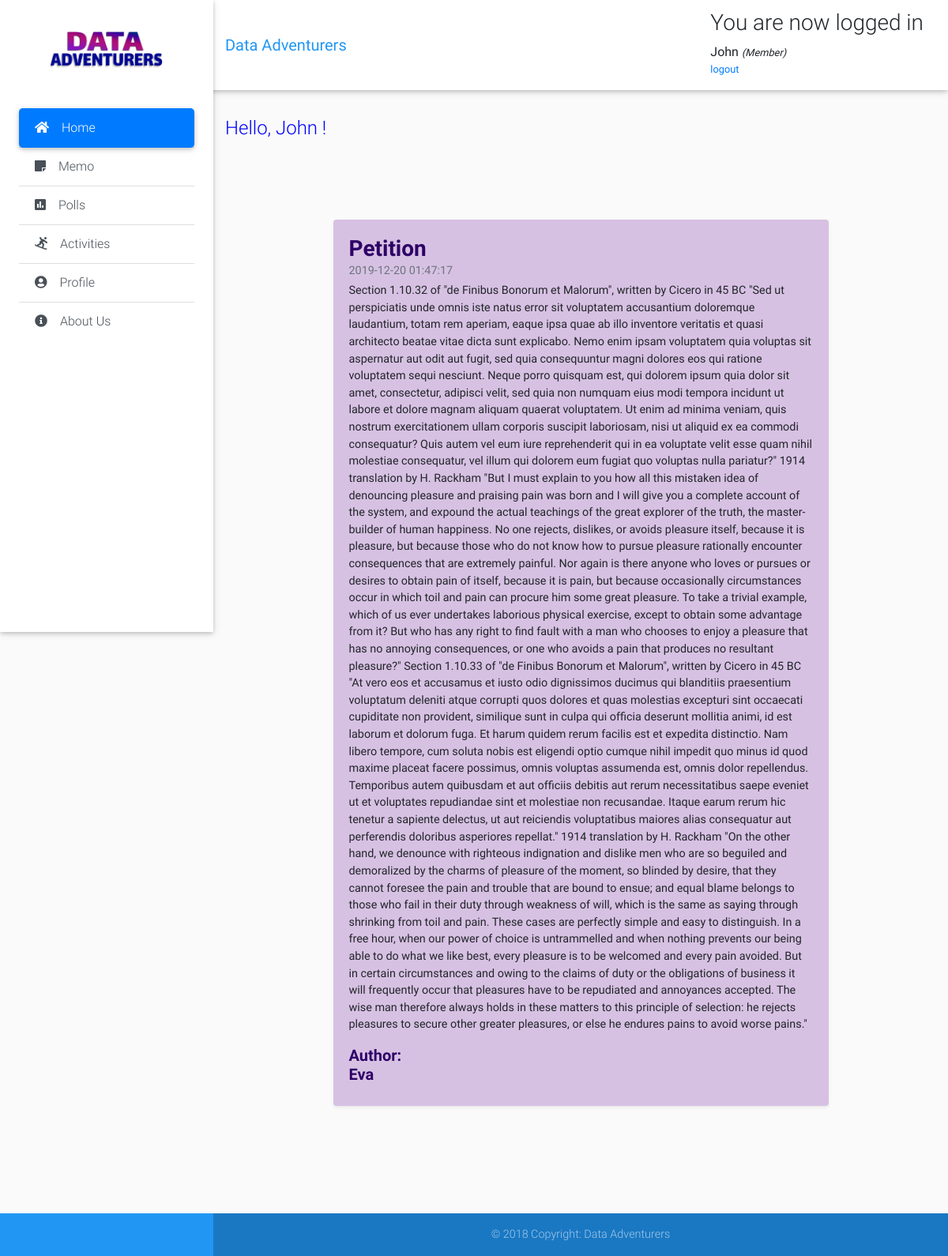
Screenshot of /client-modules/home.php (signed in) with the database file from the repository.
### tables this page shows
CREATE TABLE IF NOT EXISTS `page_info` (
  `id` int(11) NOT NULL AUTO_INCREMENT,
  `about` varchar(1000) NOT NULL,
  `mission` varchar(1000) NOT NULL,
  `vision` varchar(1000) NOT NULL,
  `address` varchar(250) NOT NULL,
  `contact` varchar(250) NOT NULL,
  `email` varchar(250) NOT NULL,
  `image` varchar(1000) NOT NULL,
  PRIMARY KEY (`id`)
);

CREATE TABLE IF NOT EXISTS `announcements` (
  `id` int(11) NOT NULL AUTO_INCREMENT,
  `title` varchar(50) NOT NULL,
  `content` text NOT NULL,
  `author` varchar(50) NOT NULL,
  `date` datetime NOT NULL,
  PRIMARY KEY (`id`)
);

### client-modules/home.php (the view, shortened to what this page needs)
<?php
include "header.php";
 ?>
   <div class="list-group list-group-flush">
     <a href="home.php" class="list-group-item list-group-item-action active waves-effect">
       <i class="fas fa-home mr-3"></i>Home</a>
     <a href="memo.php" class="list-group-item list-group-item-action waves-effect">
       <i class="fas fa-sticky-note mr-3"></i>Memo</a>
     <a href="polls.php" class="list-group-item list-group-item-action waves-effect">
       <i class="fas fa-poll mr-3"></i>Polls</a>
     <a href="activities.php" class="list-group-item list-group-item-action waves-effect">
       <i class="fas fa-snowboarding mr-3"></i>Activities</a>
     <a href="profile.php" class="list-group-item list-group-item-action waves-effect">
       <i class="fas fa-user-circle mr-3"></i>Profile</a>
     <a href="about.php" class="list-group-item list-group-item-action waves-effect">
       <i class="fas fa-info-circle mr-3"></i>About Us</a>
   </div>
<main class="pt-5 mx-lg-6">
  <div class="container-fluid mt-5">
    <div class="page-title">
      <br>
      <br>
        <h4 class="mb-2 mb-sm-0 pt-1">
          <span>Hello, <?php echo $_SESSION ['user']['first_name'] ?> !</span>
        </h4>
      </div>
            <?php
            $result=mysqli_query($link, "SELECT * from announcements order by id DESC");
              echo "<table class='table table-borderless'  cellspacing='0' style='width: 100%'>";
              echo  "<thead>";
              echo  "<tr>";
              echo  "<th>";
              echo "</th>";
              echo  "</tr>";
              echo "</thead>";
              echo "<tbody>";
              while($row=mysqli_fetch_array($result))
              {
                  echo "<tr>";
                  echo "<td>";
                  echo  "<div class='d-flex justify-content-center'>";
                  echo " <div class='col-lg-9'>";
                  echo "<div class='card flex-md-row mb-4 shadow-sm h-md-250' style='background-color:#d7c1e3;'>";
                  echo "<div class='card-body d-flex flex-column align-items-start'>";
                  echo "<h3 class='mb-0' style='font-weight:bold; color:#2e0066'>";
                  echo $row["title"];
                  echo "</h3>";
                  echo "<div class='mb-1 text-muted'>";
                  echo $row["date"];
                  echo "</div>";
                  echo "<p>";
                  echo $row["content"];
                  echo "<h5 style='font-weight:bold; color: #2e0066'>";
                  echo "Author:";
                  echo "<br>";
                  echo $row["author"];   echo "</h5";
                  echo "</div>";
                  echo "</div>";
                  echo "</div>";
                  echo "</td>";
                  echo "</tr>";
               }
              echo "</tbody>";
              echo "</table>";
              ?>
            </div>
</main>
  <?php
  include "footer.php";
  ?>

### client-modules/header.php (shortened to what this page needs)
<?php
include "connection.php";
 ?>
<!DOCTYPE html>
<html lang="en">
<head>
  <link rel="stylesheet" href="https://stackpath.bootstrapcdn.com/bootstrap/4.3.1/css/bootstrap.min.css">
  <link rel="stylesheet" type="text/css" href="https://cdn.datatables.net/v/bs4/dt-1.10.20/datatables.min.css"/>
  <link rel="stylesheet" href="https://use.fontawesome.com/releases/v5.11.2/css/all.css">
  <link href="../css/bootstrap.min.css" rel="stylesheet">
  <link href="../css/mdb.min.css" rel="stylesheet">
  <link href="../css/style.min.css" rel="stylesheet">
  <link href="../css/style.css" rel="stylesheet">
  <body class="grey lighten-5">
    <header>
      <nav class="navbar fixed-top navbar-expand-lg navbar-light white scrolling-navbar">
        <div class="container-fluid">
          <a class="navbar-brand waves-effect" href="about.php" target="_blank">
            <strong class="blue-text">Data Adventurers</strong>
          </a>
          <div class="collapse navbar-collapse" id="navbarSupportedContent">
            <div class="content">
              <?php if (isset($_SESSION['success'])) : ?>
                <div class="error success" >
                  <h3>
                    <?php
                    echo $_SESSION['success'];
                    ?>
                  </h3>
                </div>
              <?php endif ?>
              <div class="profile_info">
                <div>
                  <?php  if (isset($_SESSION['user'])) : ?>
                    <strong>
                      <?php echo
                      $_SESSION['user']['first_name'];
                      ?>
                    </strong>
                    <small>
                      <i>(<?php echo ucfirst($_SESSION['user']['role']); ?>)</i>
                      <br>
                      <ul class="navbar-nav nav-flex-icons">
                        <li class="nav-item">
                          <a href="header.php?logout='1'">logout</a>
                        </li>
                      </ul>
                    </small>
                  <?php endif ?>
                </div>
              </div>
            </div>
          </div>
        </div>
      </nav>
      <div class="sidebar-fixed position-fixed">
        <?php
              $result=mysqli_query($link, "select * from page_info");
              $row=mysqli_fetch_array($result);
              ?>
        <a class="logo-wrapper waves-effect">
          <img src=" <?php echo $row['image']; ?>" class="img-fluid" height="200" width="200" alt="">
        </a>
</head>

### css/style.css (style rules this page uses)
* { padding: 0; margin: 0; }
html { position: relative; min-height: 100%; }
body { margin-bottom: 150px; }
.page-title { margin-bottom: 50px; color: blue; }

### rows the page displays
page_info: image (picture)
announcements: title "Petition", date "2019-12-20 01:47:17", content "Section 1.10.32 of \"de Finibus Bonorum et Malorum\", written by Cicero in 45 BC \"Sed ut perspiciatis unde omnis iste natus error sit voluptatem accusantium doloremque laudantium, totam rem aperiam, eaque ipsa quae ab illo inventore veritatis et quasi architecto beatae vitae dicta sunt explicabo. Nemo enim ipsam voluptatem quia voluptas sit aspernatur aut odit aut fugit, sed quia consequuntur magni dolores eos qui ratione voluptatem sequi nesciunt. Neque porro quisquam est, qui dolorem ipsum quia dolor sit amet, consectetur, adipisci velit, sed quia non numquam eius modi tempora incidunt ut labore et dolore magnam aliquam quaerat voluptatem. Ut enim ad minima veniam, quis nostrum…", author "Eva"

### other values shown
$_SESSION['success'] "You are now logged in"
$_SESSION['user']['first_name'] "John"
$_SESSION['user']['role'] "Member"
$_SESSION ['user']['first_name'] "John"
